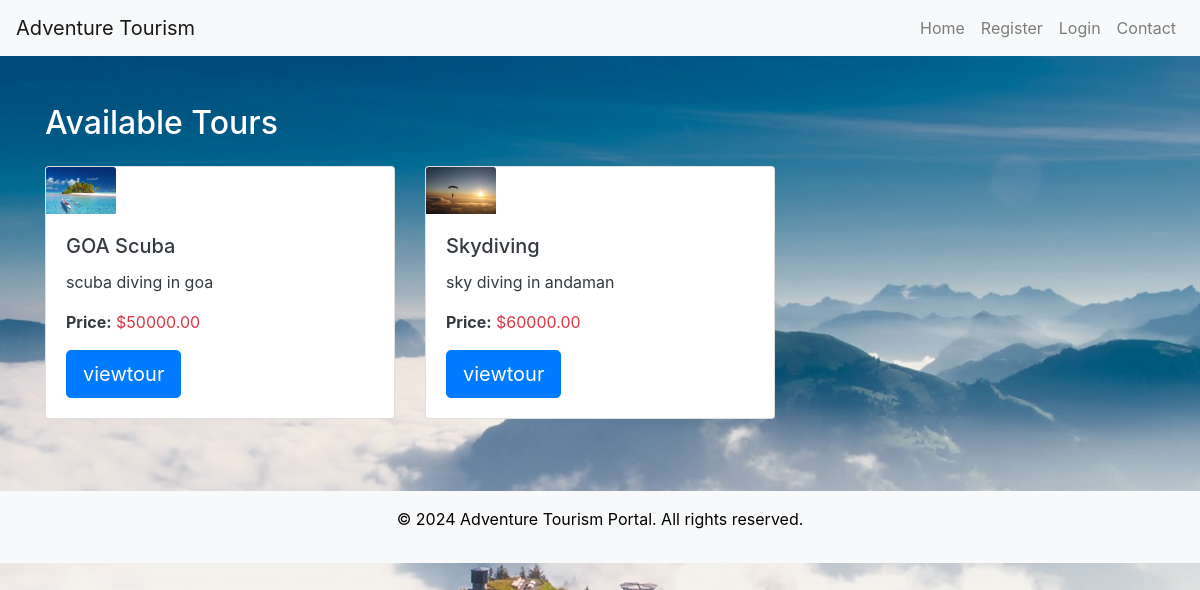
Before: /Tour/tours/ with the older database file.
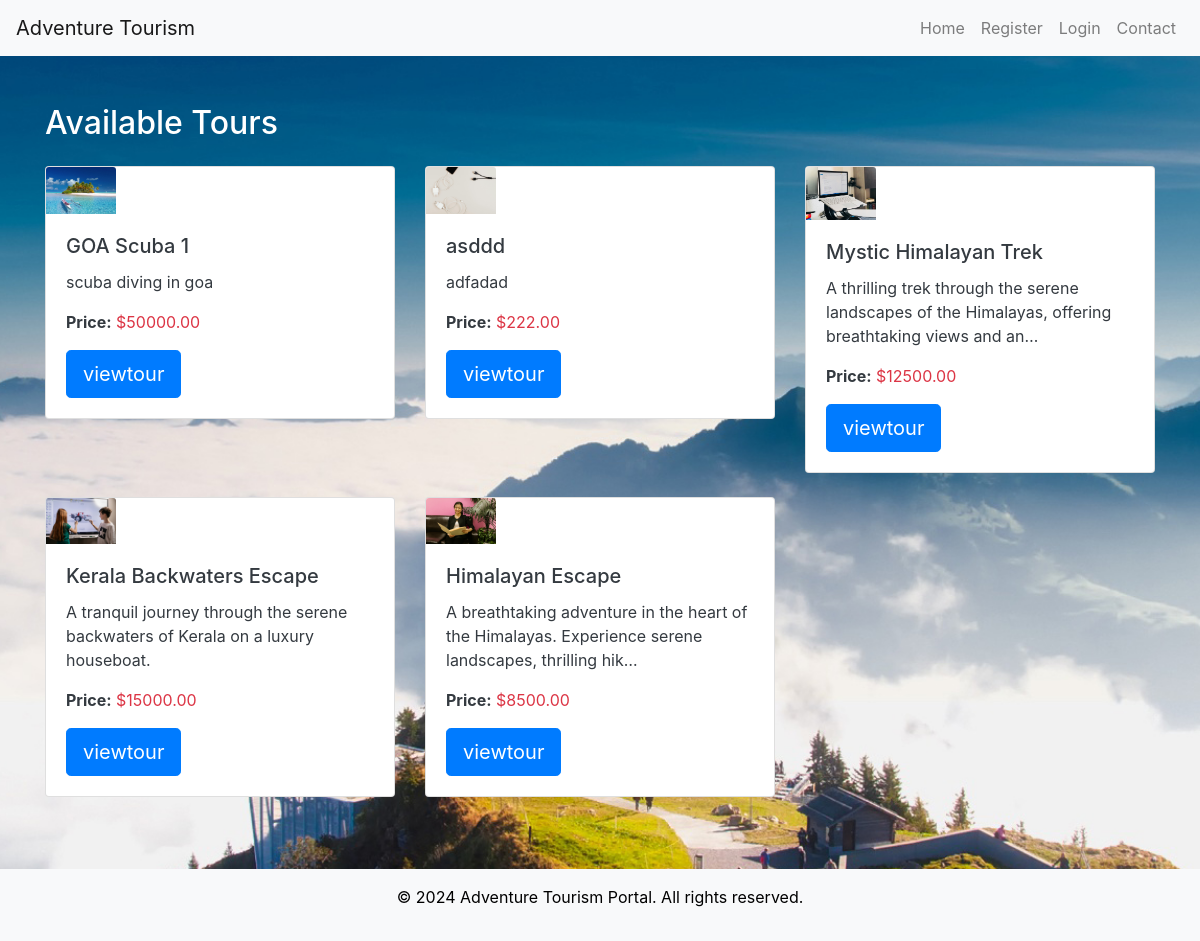
After: the same page with the newer database file.
### Manager/models.py (models this page shows, shortened)
class Tour(models.Model):
    LOCATION_CHOICES = [
        ('Manali', 'Manali'),
        ('Goa', 'Goa'),
        ('Jaipur', 'Jaipur'),
        ('Leh', 'Leh'),
        ('Rishikesh', 'Rishikesh'),
        ('Kerala', 'Kerala'),
        ('Andaman', 'Andaman'),
        ('Darjeeling', 'Darjeeling'),
        ('Shimla', 'Shimla'),
        ('Varanasi', 'Varanasi'),
    ]
    ADVENTURE_CHOICES = [
        ('Hiking', 'Hiking'),
        ('Scuba Diving', 'Scuba Diving'),
        ('Safari', 'Safari'),
        ('Skydiving', 'Skydiving'),
        ('Camping', 'Camping'),
        ('City Tour', 'City Tour'),
        ('Rafting', 'Rafting'),
    ]
    title = models.CharField(max_length=100)
    description = models.TextField()
    location = models.CharField(max_length=100, choices=LOCATION_CHOICES)
    adventure_type = models.CharField(max_length=100, choices=ADVENTURE_CHOICES)
    price = models.DecimalField(max_digits=8, decimal_places=2)
    start_date = models.DateField()
    end_date = models.DateField()
    created_by = models.ForeignKey(User, on_delete=models.CASCADE)
    max_group_size = models.PositiveIntegerField()
    itinerary = models.TextField(blank=True)
    image = models.ImageField(upload_to='tours/images/', blank=True, null=True)

### Tour/views.py (the view)
# urls.py: path('tours/', views.tour_list, name='tour_list'),
def tour_list(request):
    tours = Tour.objects.all()  # Fetch all tours
    return render(request, 'Tour/tour_list.html', {'tours': tours})

### Templates/tour/tour_list.html
{% extends 'user/base.html' %}
{% load static %}
{% block content %}
<div class="container my-5">
    <h2 class="mb-4">Available Tours</h2>
    <div class="row">
        {% for tour in tours %}
            <div class="col-md-4 mb-4">
                <div class="card">
                 <img src="{{ tour.image.url }}" class="card-img-top" alt="{{ tour.title }}" style="height: auto; width: 20%;">
                    <div class="card-body">
                        <h5 class="card-title text-dark">{{ tour.title }}</h5>
                        <p class="card-text text-dark">{{ tour.description|truncatechars:100 }}</p>
                        <p class="text-dark"><strong>Price:</strong> <span class="text-danger">${{ tour.price }}</span> </p>
                         <a href="{% url 'Tour:tour_detail' tour.id %}" class="btn btn-primary btn-lg">viewtour</a>
                    </div>
                </div>
            </div>
        {% endfor %}
    </div>
</div>
{% endblock %}

### Templates/user/base.html (shortened to what this page needs)
<!DOCTYPE html>
<html lang="en">
<head>
    {% load static %}
    <link rel="stylesheet" href="https://maxcdn.bootstrapcdn.com/bootstrap/4.5.2/css/bootstrap.min.css">
    <link rel="stylesheet" href="{% static 'css/style.css' %}">
</head>
<body>
    <nav class="navbar navbar-expand-lg navbar-light bg-light">
        <a class="navbar-brand" href="{% url 'user:home' %}">Adventure Tourism</a>
        <div class="collapse navbar-collapse" id="navbarNav">
            <ul class="navbar-nav ml-auto">
                <li class="nav-item">
                    <a class="nav-link {% if request.resolver_match.url_name == 'home' %}active{% endif %}" href="{% url 'user:home' %}">Home</a>
                </li>
                {% if user.is_authenticated %}
                    <li class="nav-item">
                        <a class="nav-link {% if request.resolver_match.url_name == 'bookings' %}active{% endif %}" href="{% url 'Tour:user_bookings' %}">Bookings</a>
                    </li>
                    <li class="nav-item">
                        <a class="nav-link {% if request.resolver_match.url_name == 'blog' %}active{% endif %}" href="{% url 'Tour:blogs' %}">Blog</a>
                    </li>
                    <li class="nav-item">
                        <a class="nav-link" href="{% url 'user:logout' %}">Logout</a>
                    </li>
                {% else %}
                    <li class="nav-item">
                        <a class="nav-link" href="{% url 'user:register' %}">Register</a>
                    </li>
                    <li class="nav-item">
                        <a class="nav-link" href="{% url 'user:login' %}">Login</a>
                    </li>
                {% endif %}
                <li class="nav-item">
                    <a class="nav-link" href="{% url 'Tour:contact' %}">Contact</a>
                </li>
            </ul>
        </div>
    </nav>
    {% block content %}
    {% endblock %}
    <footer class="footer bg-light text-center py-3">
        <p style="color:black">&copy; 2024 Adventure Tourism Portal. All rights reserved.</p>
    </footer>
</body>
</html>

### static/css/style.css (style rules this page uses)
body { background: url('static/images/slider1.jpg') no-repeat center center fixed; background-size: cover; color: white; }

Changed rows visible on the page:
removed Tour: image (picture), title "Skydiving", description "sky diving in andaman", price "60000.00"
changed Tour "scuba diving in goa": title "GOA Scuba" → "GOA Scuba 1"
added Tour: image (picture), title "asddd", description "adfadad", price "222.00"
added Tour: image (picture), title "Mystic Himalayan Trek", description "A thrilling trek through the serene landscapes of the Himalayas, offering breathtaking views and an…", price "12500.00"
added Tour: image (picture), title "Kerala Backwaters Escape", description "A tranquil journey through the serene backwaters of Kerala on a luxury houseboat.", price "15000.00"
added Tour: image (picture), title "Himalayan Escape", description "A breathtaking adventure in the heart of the Himalayas. Experience serene landscapes, thrilling hik…", price "8500.00"
